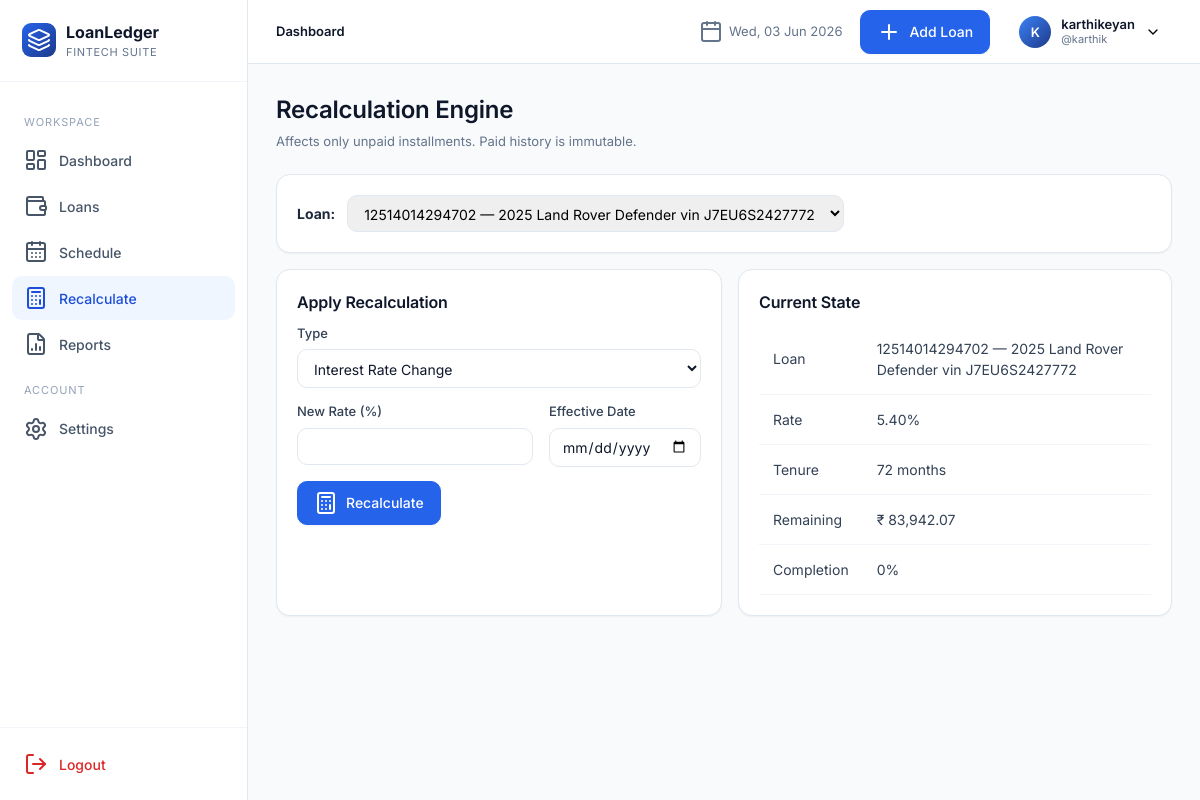
/recalculate/ (signed in), run on an earlier commit of the app's database.
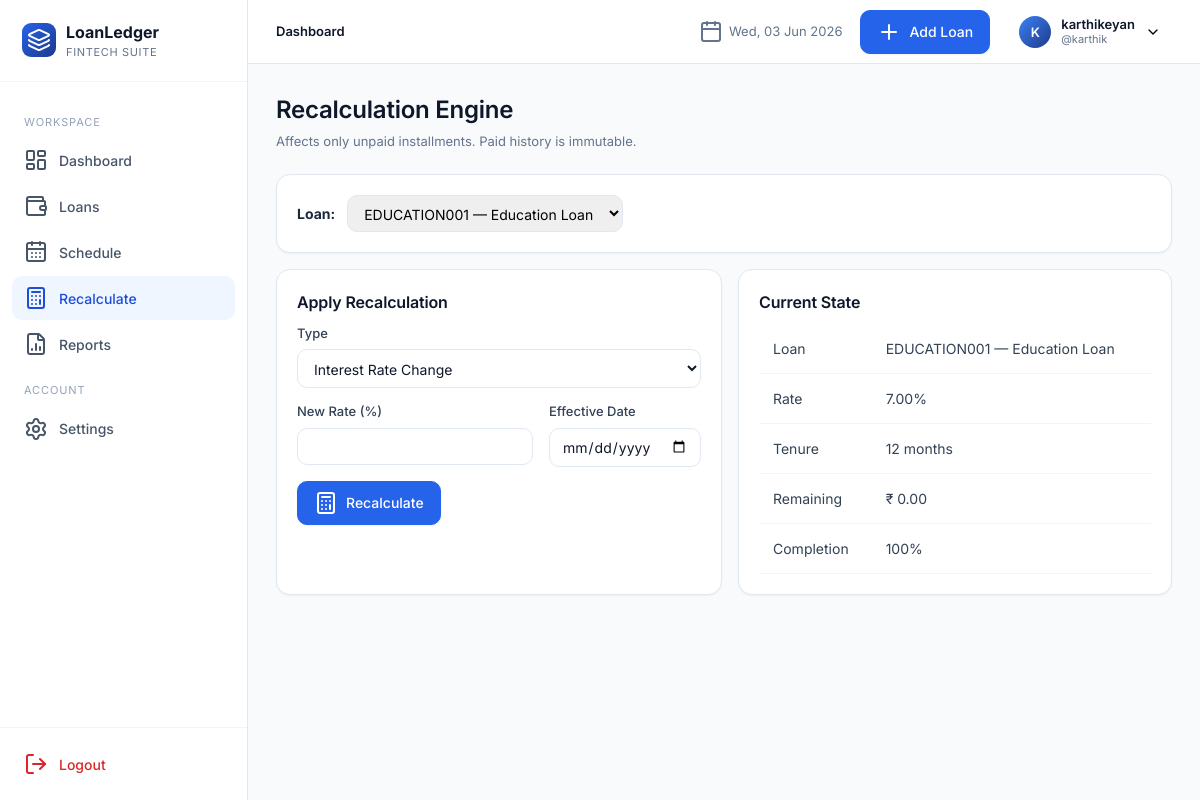
And on a later commit of the database.
### app/models.py (models this page shows, shortened)
class Loan(db.Model):
    __tablename__ = "loans"
    id = db.Column(db.Integer, primary_key=True)
    user_id = db.Column(db.Integer, db.ForeignKey("users.id"), nullable=False, index=True)
    loan_id = db.Column(db.String(40), nullable=False, index=True)  # manual unique per user
    loan_name = db.Column(db.String(120), nullable=False)
    loan_category = db.Column(db.String(50), nullable=False, default="Personal")
    bank_name = db.Column(db.String(120), nullable=False)
    loan_amount = db.Column(db.Float, nullable=False)
    interest_rate = db.Column(db.Float, nullable=False)  # annual %
    down_payment = db.Column(db.Float, default=0)
    custom_emi = db.Column(db.Float, nullable=True)
    start_date = db.Column(db.Date, nullable=False)
    tenure_months = db.Column(db.Integer, nullable=False)
    loan_status = db.Column(db.String(20), default="Active", index=True)
    remaining_balance = db.Column(db.Float, default=0)
    completion_percentage = db.Column(db.Float, default=0)
    is_archived = db.Column(db.Boolean, default=False, index=True)
    balloon_date = db.Column(db.Date, nullable=True)
    balloon_amount = db.Column(db.Float, nullable=True)
    notes = db.Column(db.Text)
    closed_at = db.Column(db.DateTime, nullable=True)
    final_amount = db.Column(db.Float, nullable=True)
    closure_notes = db.Column(db.Text, nullable=True)
    created_at = db.Column(db.DateTime, default=datetime.utcnow)
    updated_at = db.Column(db.DateTime, default=datetime.utcnow, onupdate=datetime.utcnow)
    schedules = db.relationship("Schedule", backref="loan", lazy="dynamic",
                                cascade="all, delete-orphan", order_by="Schedule.month_index")
    __table_args__ = (db.UniqueConstraint("user_id", "loan_id", name="uq_user_loanid"),)

class User(UserMixin, db.Model):
    __tablename__ = "users"
    id = db.Column(db.Integer, primary_key=True)
    full_name = db.Column(db.String(120), nullable=False)
    username = db.Column(db.String(64), unique=True, nullable=False, index=True)
    email = db.Column(db.String(160), unique=True, nullable=False, index=True)
    password_hash = db.Column(db.String(256), nullable=False)
    preferred_currency = db.Column(db.String(8), default="INR")
    preferred_date_format = db.Column(db.String(20), default="%d %b %Y")
    created_at = db.Column(db.DateTime, default=datetime.utcnow)
    loans = db.relationship("Loan", backref="owner", lazy="dynamic", cascade="all, delete-orphan")

### app/blueprints/recalculate.py (the view, shortened to what this page needs)
@recalc_bp.route("/", methods=["GET", "POST"])
@login_required
def index():
    loans = current_user.loans.filter_by(is_archived=False).all()
    selected_id = request.args.get("loan_pk", type=int)
    loan = _get_loan(selected_id) if selected_id else (loans[0] if loans else None)
    form = RecalcForm()
    simulation = None
    return render_template("recalculate/index.html", loans=loans, loan=loan, form=form, simulation=simulation)

### app/forms.py
class RecalcForm(FlaskForm):
    recalc_type = SelectField("Type", choices=[
        ("RATE", "Interest Rate Change"),
        ("TENURE", "Tenure Change"),
        ("EXTRA", "Extra Monthly Payment"),
    ])
    new_rate = FloatField("New Rate (%)", validators=[Optional(), NumberRange(min=0, max=100)])
    new_tenure = IntegerField("New Tenure (months)", validators=[Optional(), NumberRange(min=1, max=600)])
    extra_amount = FloatField("Extra Amount", validators=[Optional(), NumberRange(min=0)])
    effective_date = DateField("Effective Date", validators=[Optional()])
    submit = SubmitField("Recalculate")

### app/templates/recalculate/index.html (shortened to what this page needs)
{% extends "base.html" %}
{% block content %}
<div class="page-header"><div class="title-block"><h1>Recalculation Engine</h1><div class="sub">Affects only unpaid installments. Paid history is immutable.</div></div>
</div>
{% if not loans %}
<div class="card pad empty"><i data-lucide="calculator"></i><h3>Add a loan first</h3></div>
{% else %}
<div class="card" style="margin-bottom:16px"><div class="card-body" style="display:flex;align-items:center;gap:12px;flex-wrap:wrap">
  <strong>Loan:</strong>
  <select onchange="location.href=this.value" style="padding:8px 12px;border:1px solid var(--slate-200);border-radius:10px">
    {% for l in loans %}
      <option value="{{ url_for('recalc.index') }}?loan_pk={{ l.id }}" {% if loan and l.id==loan.id %}selected{% endif %}>{{ l.loan_id }} — {{ l.loan_name }}</option>
    {% endfor %}
  </select>
</div></div>
{% if loan %}
<div class="grid grid-2">
  <div class="card pad">
    <h3 style="margin-bottom:10px">Apply Recalculation</h3>
    <form method="post" action="{{ url_for('recalc.index') }}?loan_pk={{ loan.id }}">
      <div class="form-row"><label>Type</label>{{ form.recalc_type() }}</div>
      <div class="form-grid">
        <div class="form-row"><label>New Rate (%)</label>{{ form.new_rate() }}</div>
        <div class="form-row"><label>Effective Date</label>{{ form.effective_date() }}</div>
      </div>
      <button class="btn" type="submit"><i data-lucide="calculator"></i> Recalculate</button>
    </form>
  </div>
  <div class="card pad">
    <h3 style="margin-bottom:10px">Current State</h3>
    <table class="tbl">
      <tr><td>Loan</td><td>{{ loan.loan_id }} — {{ loan.loan_name }}</td></tr>
      <tr><td>Rate</td><td>{{ '%.2f'|format(loan.interest_rate) }}%</td></tr>
      <tr><td>Tenure</td><td>{{ loan.tenure_months }} months</td></tr>
      <tr><td>Remaining</td><td>{{ loan.remaining_balance|money }}</td></tr>
      <tr><td>Completion</td><td>{{ '%.0f'|format(loan.completion_percentage) }}%</td></tr>
    </table>
  </div>
</div>
{% endif %}
{% endif %}
{% endblock %}

What changed in the data, as far as the page shows it:
removed Loan: loan_id "12514014294702", loan_name "2025 Land Rover Defender vin J7EU6S2427772", interest_rate "5.40", tenure_months "72", remaining_balance "₹ 83,942.07", completion_percentage "0"
now on this page (row edited): Loan: loan_id "EDUCATION001", loan_name "Education Loan", interest_rate "7.00", tenure_months "12", remaining_balance "₹ 0.00", completion_percentage "100"
Also different on the page:
form field value: "12514014294702 — 2025 Land Rover Defender vin J7EU6S2427772" → "EDUCATION001 — Education Loan"
